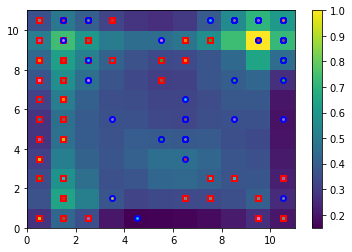

Generate this figure with Python:
from minisom import MiniSom
import pandas as pd
from sklearn.preprocessing import MinMaxScaler
from pylab import pcolor, colorbar, plot

#aqui queremos fazer um mapa com a classificacao de cancer

X = pd.read_csv('../1 - RNA - redes neurais artificiais/1 - classificacao binaria/entradas_breast.csv')
y = pd.read_csv('../1 - RNA - redes neurais artificiais/1 - classificacao binaria/saidas_breast.csv')

normalizador = MinMaxScaler(feature_range=(0,1))
X = normalizador.fit_transform(X)
y = y.iloc[:, 0]

##### MAPA AUTO ORG #####

#resolucao do mapa X e Y, encontrado com a formula:
#   √(5*√N) 
#sendo N a quantidade de linhas de dados, ou seja
# 5√568 registros = 5*23,83 = 119,16 raiz 119,16 e 10,91, logo 11x11
#input_len = quantidade de atributos
#sigma = equivale ao raio do PMU em neuronios, 1 e um neuronio
#learning_rate = atualizaçao dos registros do PMU mais elementos em volta com base nele
#random_seed = colocamos para sempre ter o mesmo resultado se rodar de novo, se ficar aleatorio o seed o resultado tbm fica para cada exec
som = MiniSom(x=11, y=11, input_len=30, sigma=10.0, learning_rate=5, random_seed=2) 

som.random_weights_init(X)

#num_interation equivale a epochs
som.train_random(data = X, num_iteration=1000)

##### VER o MID #####
#mostra pontos adicionados
som._weights
#mostra proximidades
som._activation_map
#mostra matriz dos neuronios de fato
q = som.activation_response(X)

pcolor(som.distance_map().T)
colorbar() 

print(som.winner(X[1]))
print(som.winner(X[2]))

markers = ['o', 's']
colors = ['b', 'r']
   
for i, x in enumerate(X):
    w = som.winner(x)
    # o + 0.5 e apenas para centralizar no meio de quadrado o ponto
    # markeredgwidth e borda
    plot(w[0] +0.5, w[1]+0.5, markers[y[i]], markerfacecolor=None, markersize=5, markeredgecolor=colors[y[i]], markeredgewidth=2) 
